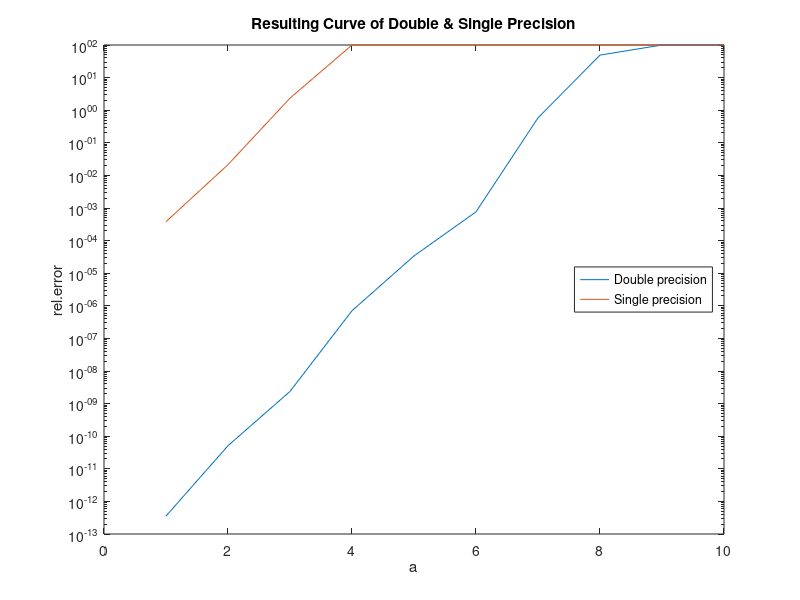

Recreate this plot in MATLAB. (Note: this script raises an error after producing the figure.)
%% Exerciese Numerical Modelling Module 1
%  Jiahui Kang
%  Shiyi Li
%% ------ Task 1 Cancellation ------
clc; clear all;
a = 1:10;
n1 = 10.^a;
n2 = 10.^a-10.^(-a);
n3 = n1-n2;

rel.error = abs((n3./(10.^(-a))-1)*100);

n1_sin = single(10.^a);
n2_sin = single(10.^a-10.^(-a));
n3_sin = single(n1_sin-n2_sin);
rel_sin.error = abs((n3_sin./(10.^(-a))-1)*100);

figure(1)
semilogy(a,rel.error);
hold on
semilogy(a,rel_sin.error);
legend('Double precision','Single precision','location','east');
title('Resulting Curve of Double & Single Precision');
xlabel('a');
ylabel('rel.error');
hold off
%% ------ Task 2 Numerical differentiation ------
clc; clear all;

% Find Analytical first derivative
syms x
f(x) = 3*cos(10*x)+5*sin(15*x);
df = diff(f(x),x);

% Find Central finite difference approximation

h = 0.01;
x_aprx = -pi:h:pi;
l = length(x_aprx);


df_function = @(x) 75*cos(15*x) - 30*sin(10*x);
F = f(x_aprx);
df_true = df_function(x_aprx);

df_cfd = zeros(1,l);
df_cfd(1) = df_true(1); % Boundary condition is not given.
df_cfd(l) = df_true(l); % Boundary condition is not given.
for i = 2:l-1
    df_cfd(i) = (f(x_aprx(i+1))-f(x_aprx(i-1)))/(2*h);
end

figure(2)
plot(x_aprx,df_cfd);
hold on;

% Determin coefficients for the fourth-order difference

h = 0.01;
M = [1 1 1 1 1;
    -2 -1 0 1 2;
    2 1/2 0 1/2 2;
    -4/3 -1/6 0 1/6 4/3
    2/3 1/24 0 1/24 2/3];
u = [0; 1/h; 0; 0; 0];
A = M\u;

% Compute the first derivative
df_fdm = zeros(1,l);

df_fdm(1) = df_true(1);
df_fdm(2) = df_true(2);
df_fdm(l-1) = df_true(l-1);
df_fdm(l) = df_true(l);% Unknown boundary conditions

for i = 3:l-2
    df_fdm(i) = dot(A,F(i-2:i+2));
end

plot(x_aprx,df_fdm,'*');

% Check the accuracy of the solutions

error_cfd = df_true - df_cfd;
error_fdm = df_true - df_fdm;

figure(3)
plot(x_aprx, error_cfd);
hold on
plot(x_aprx, error_fdm);
hold off

%% ------ Task 3 Interpolation ------

clc
clear all
x = 1:10;
y = [0 0 0 -0.5 1 0.55 0 0 0 0];
xx = linspace(1,10,1000);

f1 = interp1(x,y,xx,'linear');
f2 = interp1(x,y,xx,'spline');
c1 = polyfit(x,y,3);
f_1 = polyval(c1,xx);
c2 = polyfit(x,y,5);
f_2 = polyval(c2,xx);
c3 = polyfit(x,y,7);
f_3 = polyval(c3,xx);

figure(4)
hold on;
plot(x,y,'*');
plot(xx,f1);
plot(xx,f2);
plot(xx,f_1);
plot(xx,f_2);
plot(xx,f_3);
legend('original','linear','spline','polynomial 3','polynomial 5','polynomial 7');
title('results with different interpolation methods')
xlabel('x');
ylabel('y');


